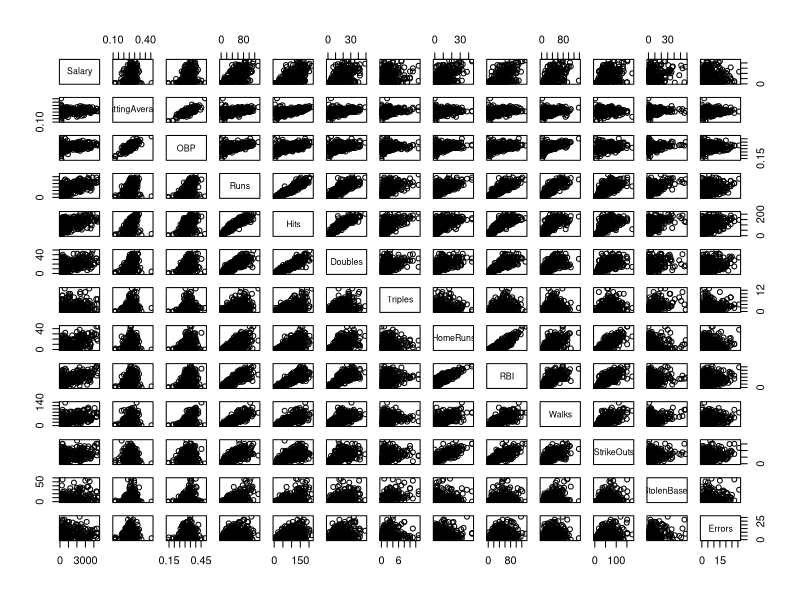
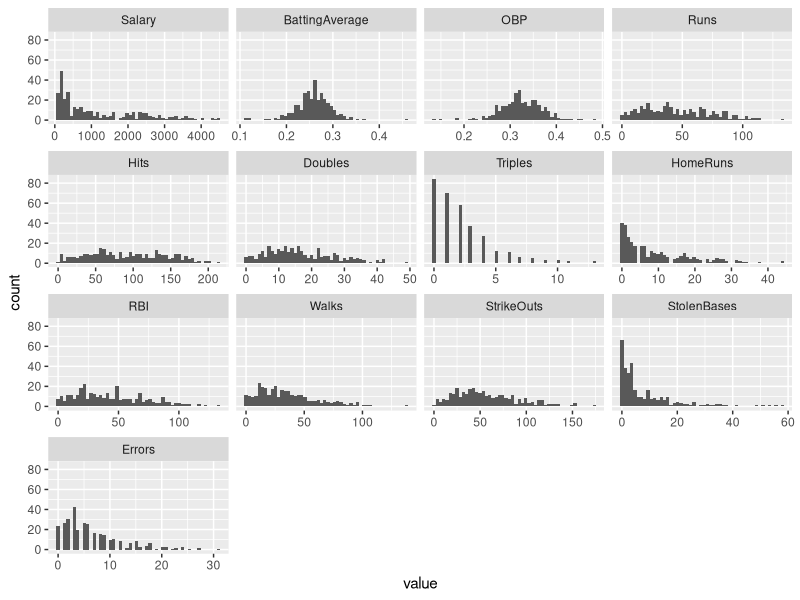

These figures' R source, in order: (Note: this script raises an error after producing the figures.)
####################################################################
#### Setup
####################################################################
## Install and load libraries
ipak <- function(pkg) {
  new.pkg <- pkg[!(pkg %in% installed.packages()[, "Package"])]
  if (length(new.pkg)) 
    install.packages(new.pkg, dependencies = TRUE)
  sapply(pkg, require, character.only = TRUE)
}

#packages <- c('ggplot2', 'reshape2', 'gridExtra', 'leaps', 'car', 'rstudioapi')
packages <- c("ggplot2", "reshape2", "gridExtra", "leaps", "car")
ipak(packages)

## Set working dir
#setwd(dirname(rstudioapi::getActiveDocumentContext()$path))

## Load and label data
baseball = read.table("baseball.dat.txt")
names(baseball) <- c("Salary", "BattingAverage", "OBP", "Runs", "Hits", 
                     "Doubles", "Triples", "HomeRuns", "RBI", "Walks", "StrikeOuts", "StolenBases", 
                     "Errors", "FreAgtEli", "FreeAgent", "ArbEli", "Arbitration", "Name")

## Add singles data
baseball$Singles <- baseball$Hits - baseball$Doubles - baseball$Triples - 
  baseball$HomeRuns

## Reorder columns
# baseball <- baseball[,c('Salary','BattingAverage','OBP','Runs','Hits','Singles','Doubles','Triples','HomeRuns','RBI','Walks','StrikeOuts','StolenBases','Errors','FreAgtEli',
#                         'FreeAgent','ArbEli','Arbitration','Name')]

## Remove measurement error and some outliers
baseball = baseball[-c(22, 25, 26, 52, 76, 80, 135, 153, 154, 205, 218, 
                       269, 284, 297, 303, 322), ]
baseball = subset(baseball, baseball$Singles > 0)

## Display data summary without categorical variables
summary(baseball[1:13])

## Compute Correlation Matrix
corr_mat <- cor(baseball[1:17])

####################################################################
#### Initial Data Exploration
####################################################################
## Create Scatter Plots of Data
plot(baseball[1:13])

## Generate Histograms of data
ggplot(data = melt(baseball[1:13]), aes(x = value)) + facet_wrap(~variable, 
                                                                 scales = "free_x") + geom_histogram(bins = 50)

###################################################################################################################################################################################################
## ORIGINAL PART
###################################################################################################################################################################################################

####################################################################
#### Model Selection
####################################################################
## Fit inital linear models
lm_full = lm(Salary ~ . - Name - Singles, data = baseball)
lm_red = lm(Salary ~ . - Name - OBP - Singles, data = baseball)

## Use LEAPS for Model Selection Exploration
select_full = regsubsets(Salary ~ . - Name - Singles, method = "exhaustive", 
                         nbest = 1, nvmax = 16, data = baseball)
select_red = regsubsets(Salary ~ . - Name - Singles - OBP, method = "exhaustive", 
                        nbest = 1, nvmax = 16, data = baseball)
full_sum = summary(select_full)
red_sum = summary(select_red)

## Display Data
full_sum$which
red_sum$which

## Useful Values
totalSS = sum((baseball$Salary - mean(baseball$Salary))^2)
n = nrow(baseball)
sigma_hat_full = summary(lm_full)$sigma

####################################################################
#### Full Model AIC, BIC, Mallows C, Adj R2
####################################################################
## Necessary Values
p_full = 17
p_f = 2:p_full
RSS_full = full_sum$rss

## Adjusted R2
R2_adj_full = 1 - (RSS_full/(n - p_f))/(totalSS/(n - 1))
plot(p_f, R2_adj_full, xlab = "Number of betas", ylab = "Adjusted R-squared")  # Manual: 9

## Mallow's C
C_p_full = RSS_full/(sigma_hat_full^2) + 2 * p_f - n
C_p_diff_full = abs(abs(C_p_full) - p_f)
plot(p_f, C_p_full, xlab = "Number of betas", ylab = "Mallow's Cp")  # Manual: 8
abline(0, 1)

## AIC
aic_full = n * log(RSS_full/n) + 2 * p_f
plot(p_f, aic_full, xlab = "Number of betas", ylab = "AIC")

## BIC
bic_full = n * log(RSS_full/n) + p_f * log(n)
plot(p_f, bic_full, xlab = "Number of betas", ylab = "BIC")

## Suggested Number of Betas
r2_f = which.max(R2_adj_full) + 1
mc_f = which.min(C_p_diff_full[1:15]) + 1
aic_f = which.min(aic_full) + 1
bic_f = which.min(bic_full) + 1
full_selection_betas = rbind(c(r2_f, mc_f, aic_f, bic_f))

####################################################################
#### Reduced Model AIC, BIC, Mallows C, Adj R2
####################################################################
## Necessary Values
p_red = 16
p_r = 2:p_red
RSS_red = red_sum$rss

## Adjusted R2
R2_adj_red = 1 - (RSS_red/(n - p_r))/(totalSS/(n - 1))
plot(p_r, R2_adj_red, xlab = "Number of betas", ylab = "Adjusted R-squared")  # Manual: 8

## Mallow's C
C_p_red = RSS_red/(sigma_hat_full^2) + 2 * p_r - n
C_p_diff_red = abs(abs(C_p_red) - p_r)
plot(p_r, C_p_red, xlab = "Number of betas", ylab = "Mallow's Cp")  # 15
abline(0, 1)

## AIC
aic_red = n * log(RSS_red/n) + 2 * p_r
plot(p_r, aic_red, xlab = "Number of betas", ylab = "AIC")

## BIC
bic_red = n * log(RSS_red/n) + p_r * log(n)
plot(p_r, bic_red, xlab = "Number of betas", ylab = "BIC")

## Suggested Number of Betas
r2_r = which.max(R2_adj_red) + 1
mc_r = which.min(C_p_diff_red[1:14]) + 1
aic_r = which.min(aic_red) + 1
bic_r = which.min(bic_red) + 1
red_selection_betas = rbind(c(r2_r, mc_r, aic_r, bic_r))

####################################################################
#### Model Selection Summary and VIF Analysis
####################################################################
## Number of Betas suggested by each method
manual_full <- c(9, 8, 9, 8)  #Determined for both full and reduced 
manual_red <- c(8, 15, 9, 8)  #Determined for both full and reduced 

selection_matrix_auto = matrix(rbind(full_selection_betas, red_selection_betas), 
                               ncol = length(full_selection_betas))
selection_matrix_user = matrix(rbind(manual_full, manual_red), ncol = length(manual_red))
colnames(selection_matrix_auto) <- c("Adj R2", "MallowC", "AIC", "BIC")
rownames(selection_matrix_auto) <- c("Full", "Reduced")
colnames(selection_matrix_user) <- c("Adj R2", "MallowC", "AIC", "BIC")
rownames(selection_matrix_user) <- c("Full", "Reduced")

## Full Model Selection Results

## NOTE: AIC and BIC selections for Reduced and Full are the SAME
lm_full_aic = lm(Salary ~ Runs + HomeRuns + RBI + StrikeOuts + StolenBases + 
                   FreAgtEli + FreeAgent + ArbEli, data = baseball)
lm_full_bic = lm(Salary ~ HomeRuns + RBI + StrikeOuts + StolenBases + FreAgtEli + 
                   FreeAgent + ArbEli, data = baseball)
lm_red_mallow = lm(Salary ~ Runs + Hits + Doubles + Triples + HomeRuns + 
                     RBI + Walks + StrikeOuts + StolenBases + Errors + FreAgtEli + FreeAgent + 
                     ArbEli + Arbitration, data = baseball)

######################
# Same models
######################
## AIC VIF
vif(lm_full_aic)
which.max(vif(lm_full_aic))

lm_full_aic = update(lm_full_aic, . ~ . - RBI)
vif(lm_full_aic)
which.max(vif(lm_full_aic))

## BIC VIF
vif(lm_full_bic)
which.max(vif(lm_full_bic))

lm_full_bic = update(lm_full_bic, . ~ . - HomeRuns)
vif(lm_full_bic)
which.max(vif(lm_full_bic))

######################
# Reduced models
######################
vif(lm_red_mallow)
which.max(vif(lm_red_mallow))

lm_red_mallow = update(lm_red_mallow, . ~ . - Runs)
vif(lm_red_mallow)
which.max(vif(lm_red_mallow))

lm_red_mallow = update(lm_red_mallow, . ~ . - RBI)
vif(lm_red_mallow)
which.max(vif(lm_red_mallow))

lm_red_mallow = update(lm_red_mallow, . ~ . - Hits)
vif(lm_red_mallow)
which.max(vif(lm_red_mallow))

####################################################################
#### Adjusted Models after VIF and final model selection
####################################################################
## After selection lm_red_r2 and lm_full_bic are the same
summary(lm_full_aic)  # Adj R2 Value = 0.7301
summary(lm_full_bic)  # Adj R2 Value = 0.7279
summary(lm_red_mallow)  # Adj R2 Value = 0.7229

adj_r2_sum = c(summary(lm_full_aic)$adj.r.squared, summary(lm_full_bic)$adj.r.squared, 
               summary(lm_red_mallow)$adj.r.squared)
names(adj_r2_sum) <- c("lm_full_aic", "lm_full_bic", "lm_red_mallow")

lm_untransformed = lm_full_aic
## lm_full_aic is the best model. OBP was not selected for any models by exhaustive model selection.
## Model: Salary ~ Hits + Triples + HomeRuns + StrikeOuts + StolenBases + Errors + FreeAgentEligibility + FreeAgent + ArbitrationEligibility + Arbitration
## Categorical predictors have the highest values for the model. Arbitration eligibility has an extremely high impact, which makes sense
## because salaries are determined through arbitration.

####################################################################
#### Final Model Plots/Tests
####################################################################
## R-plots
plot(lm_untransformed, which = 1)
plot(lm_untransformed, which = 2)
plot(lm_untransformed, which = 3)
plot(lm_untransformed, which = 4)
plot(lm_untransformed, which = 5)
shapiro.test(lm_untransformed$residuals)

means = data.frame(rbind(colMeans(baseball[1:17])))
means[14:17] <- round(means[14:17])
unt_pred = predict(lm_untransformed, means, interval = "predict")

###################################################################################################################################################################################################
## LOG TRANSFORMED PART
###################################################################################################################################################################################################

####################################################################
#### Model Selection
####################################################################
## Fit inital linear models
lm_log_full = lm(log(Salary) ~ . - Name - Singles, data = baseball)
lm_log_red = lm(log(Salary) ~ . - Name - OBP - Singles, data = baseball)

## Use LEAPS for Model Selection Exploration
select_log_full = regsubsets(log(Salary) ~ . - Name - Singles, method = "exhaustive", 
                             nbest = 1, nvmax = 16, data = baseball)
select_log_red = regsubsets(log(Salary) ~ . - Name - Singles - OBP, method = "exhaustive", 
                            nbest = 1, nvmax = 16, data = baseball)
full_log_sum = summary(select_log_full)
red_log_sum = summary(select_log_red)

## Display Data
full_log_sum$which
red_log_sum$which

## Useful Values
totalSS_log = sum((log(baseball$Salary) - mean(baseball$Salary))^2)
n = nrow(baseball)
sigma_hat_log_full = summary(lm_log_full)$sigma

####################################################################
#### Full Model AIC, BIC, Mallows C, Adj R2
####################################################################
## Necessary Values
p_log_full = 17
p_log_f = 2:p_log_full
RSS_log_full = full_log_sum$rss

## Adjusted R2
R2_adj_log_full = 1 - (RSS_log_full/(n - p_log_f))/(totalSS_log/(n - 1))
plot(p_log_f, R2_adj_log_full, xlab = "Number of betas", ylab = "Adjusted R-squared")

## Mallow's C
C_p_log_full = RSS_log_full/(sigma_hat_log_full^2) + 2 * p_log_f - n
C_p_diff_log_full = abs(abs(C_p_log_full) - p_log_f)
plot(p_log_f, C_p_log_full, xlab = "Number of betas", ylab = "Mallow's Cp")
abline(0, 1)

## AIC
aic_log_full = n * log(RSS_log_full/n) + 2 * p_log_f
plot(p_log_f, aic_log_full, xlab = "Number of betas", ylab = "AIC")

## BIC
bic_log_full = n * log(RSS_log_full/n) + p_log_f * log(n)
plot(p_log_f, bic_log_full, xlab = "Number of betas", ylab = "BIC")

## Suggested Number of Betas
r2_log_f = which.max(R2_adj_log_full) + 1
mc_log_f = which.min(C_p_diff_log_full[1:15]) + 1
aic_log_f = which.min(aic_log_full) + 1
bic_log_f = which.min(bic_log_full) + 1
log_full_selection_betas = rbind(c(r2_log_f, mc_log_f, aic_log_f, bic_log_f))

####################################################################
#### Reduced Model AIC, BIC, Mallows C, Adj R2
####################################################################
## Necessary Values
p_log_red = 16
p_log_r = 2:p_log_red
RSS_log_red = red_log_sum$rss

## Adjusted R2
R2_adj_red = 1 - (RSS_log_red/(n - p_log_r))/(totalSS_log/(n - 1))
plot(p_log_r, R2_adj_red, xlab = "Number of betas", ylab = "Adjusted R-squared")

## Mallow's C
C_p_log_red = RSS_log_red/(sigma_hat_log_full^2) + 2 * p_log_r - n
C_p_diff_log_red = abs(abs(C_p_log_red) - p_log_r)
plot(p_log_r, C_p_log_red, xlab = "Number of betas", ylab = "Mallow's Cp")
abline(0, 1)

## AIC
aic_log_red = n * log(RSS_log_red/n) + 2 * p_log_r
plot(p_log_r, aic_log_red, xlab = "Number of betas", ylab = "AIC")

## BIC
bic_log_red = n * log(RSS_log_red/n) + p_log_r * log(n)
plot(p_log_r, bic_log_red, xlab = "Number of betas", ylab = "BIC")

## Suggested Number of Betas
r2_log_r = which.max(R2_adj_red) + 1
mc_log_r = which.min(C_p_diff_log_red[1:14]) + 1
aic_log_r = which.min(aic_log_red) + 1
bic_log_r = which.min(bic_log_red) + 1
log_red_selection_betas = rbind(c(r2_log_r, mc_log_r, aic_log_r, bic_log_r))

####################################################################
#### Model Selection Summary and VIF Analysis
####################################################################
## Number of Betas suggested by each method

selection_matrix_log_auto = matrix(rbind(log_full_selection_betas, log_red_selection_betas), 
                                   ncol = length(log_full_selection_betas))
colnames(selection_matrix_log_auto) <- c("Adj R2", "MallowC", "AIC", "BIC")
rownames(selection_matrix_log_auto) <- c("Full", "Reduced")

#   (Intercept) BattingAverage   OBP  Runs  Hits Doubles Triples HomeRuns   RBI Walks StrikeOuts StolenBases Errors FreAgtEli FreeAgent ArbEli Arbitration
#5         TRUE          FALSE FALSE FALSE  TRUE   FALSE   FALSE    FALSE  TRUE FALSE      FALSE       FALSE  FALSE      TRUE      TRUE   TRUE       FALSE
#7         TRUE          FALSE FALSE FALSE  TRUE   FALSE   FALSE    FALSE  TRUE FALSE      FALSE        TRUE   TRUE      TRUE      TRUE   TRUE       FALSE

#   (Intercept) BattingAverage  Runs  Hits Doubles Triples HomeRuns   RBI Walks StrikeOuts StolenBases Errors FreAgtEli FreeAgent ArbEli Arbitration
#5         TRUE          FALSE FALSE  TRUE   FALSE   FALSE    FALSE  TRUE FALSE      FALSE       FALSE  FALSE      TRUE      TRUE   TRUE       FALSE
#7         TRUE          FALSE FALSE  TRUE   FALSE   FALSE    FALSE  TRUE FALSE      FALSE        TRUE   TRUE      TRUE      TRUE   TRUE       FALSE

## NOTE: Both models selected are the same for reduced and full!

lm_log_aic = lm(log(Salary) ~ Hits + RBI + FreAgtEli + FreeAgent + ArbEli, 
                data = baseball)
lm_log_bic = lm(log(Salary) ~ Hits + RBI + StolenBases + Errors + FreAgtEli + 
                  FreeAgent + ArbEli, data = baseball)

######################
# AIC model
######################
vif(lm_log_aic)
which.max(vif(lm_log_aic))

######################
# BIC model
######################
vif(lm_log_bic)
which.max(vif(lm_log_bic))

lm_log_bic = update(lm_log_bic, . ~ . - Hits)
vif(lm_log_bic)
which.max(vif(lm_log_bic))

####################################################################
#### Adjusted Models after VIF and final model selection
####################################################################
## After selection lm_red_r2 and lm_full_bic are the same
summary(lm_log_aic)  # Adj R2 Value = 0.8413871
summary(lm_log_bic)  # Adj R2 Value = 0.8368659

adj_r2_sum = c(summary(lm_log_aic)$adj.r.squared, summary(lm_log_bic)$adj.r.squared)
names(adj_r2_sum) <- c("lm_log_aic", "lm_log_bic")

####################################################################
#### Final Model Plots/Tests
####################################################################
## Full Adj-R^2 Selected Model
plot(lm_log_aic, which = 1)
plot(lm_log_aic, which = 2)
plot(lm_log_aic, which = 3)
plot(lm_log_aic, which = 4)
plot(lm_log_aic, which = 5)
shapiro.test(lm_log_aic$residuals)

## Reduced Adj-R^2 Selected Model
plot(lm_log_bic, which = 1)
plot(lm_log_bic, which = 2)
plot(lm_log_bic, which = 3)
plot(lm_log_bic, which = 4)
plot(lm_log_bic, which = 5)
shapiro.test(lm_log_bic$residuals)

means = data.frame(rbind(colMeans(baseball[1:17])))
means[14:17] <- round(means[14:17])
aic_pred = exp(predict(lm_log_aic, means, interval = "predict"))
bic_pred = exp(predict(lm_log_bic, means, interval = "predict"))

pred_matrix = matrix(rbind(aic_pred, bic_pred, unt_pred), ncol = length(aic_pred))
colnames(pred_matrix) <- c("fit", "lwr", "upr")
rownames(pred_matrix) <- c("lm_log_aic", "lm_log_aic", "lm_untransformed")